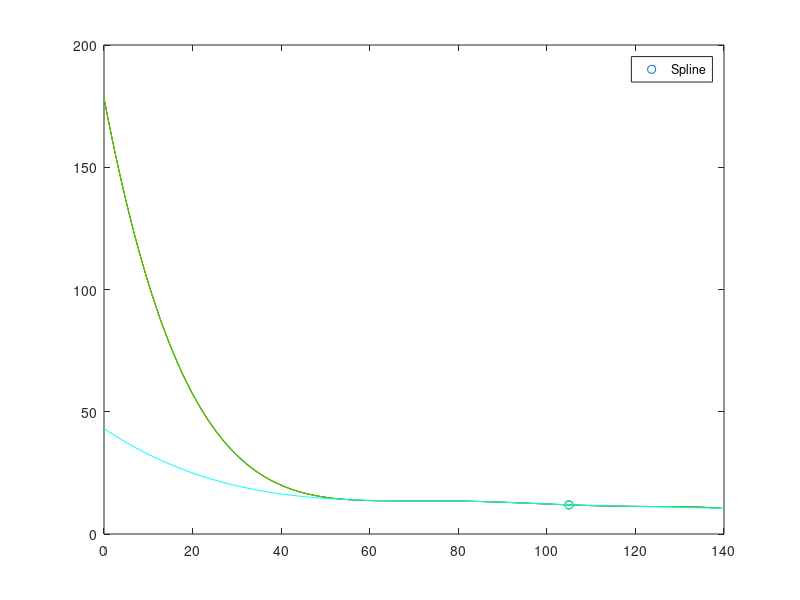

This figure's MATLAB source:
% Dados do problema
velocidade = [55 70 85 100 120 140];
consumo = [14.08 13.56 13.28 12.27 11.30 10.4];
xAxis = [0 : 140];
x = 105
% polinômio interpolador
function a = Polinomial(px, py)
  n = length(px);
  for i = 1 : n
    for j = 1 : n
      M(i, j) = px(i) ^ (j-1);
    end
  end
  a = EliminacaoGauss(M, py);
end

function x = EliminacaoGauss(A, b)
  r = size(A)(1);
  o = [1:r];
  for k = 1 : r-1
    o = PivotamentoParcial(A, k, o);
    for i=k+1 : r
      mul = A(o(i),k) / A(o(k), k);
      A(o(i), :) = A(o(i), :) - mul * A(o(k), :) ;
      b(o(i)) = b(o(i)) - mul * b(o(k));
    end
  end
  x = RetroSubSuperior(A, b, o);
end


function r = PivotamentoParcial (A, k, o)
  r = size(A);
  maior = abs(A(o(k), k));
  pivo = k;
  for i = k + 1 : r
    if abs(A(o(i), k)) > maior
      maior = abs(A(o(i), k));
      pivo = i;
    end
  end
  if pivo > k
    aux=o(pivo);
    o(pivo)=o(k);
    o(k)=aux;
  end
  r = o;
end

function x = RetroSubSuperior(A, b, o)
  n = size(A)(1);
  x = zeros(n, 1);
  x(n) = b(o(n)) / A(o(n),n);
  for i = n - 1 : -1 : 1
    j =  i + 1;
    soma = A(o(i), j : n) * x(j : n);
    x(i) = (b(o(i)) - soma) / A(o(i), i);
  end
end

% Resolve polinomio de grau n com coeficientes a para x
function y = Poli(a, x)
  n = length(x);
  for k = 1 : n
    y(k) = 0;
    for i = 1 : length(a)
      y(k) += a(i) * (x(k) ^ (i-1));
    end
  end
end
% Lagrange
function y = Lagrange (px, py, x)
  n = length(px);
  L = ones(n, length(x));
  y = 0;
  for i = 1 : n
    for j = 1 : n
      if j ~= i
        L(i,:) = L(i,:) .* (x - px(j)) / (px(i) - px(j));
      end
    end
    y += py(i) * L(i, :);
  end
end

%  Diferenças Divididas de Newton
function y = DivDiffs(px, py, x)
  n = length(px);
  M = zeros(n, n);
  M(:, 1) = py';
  for i = 2 : n
    for j = 2 : i
      M(i, j) = (M(i, j - 1) - M(i - 1, j - 1)) / (px(i) - px(i - j + 1));
    end
  end
  y = 0;
  for k = 1 : n
      p = M(k, k);
      for j = 1 : k-1
        p = p .* (x - px(j));
      end
      y += p;
  end
end
% Graficos

grid

a = Polinomial(velocidade, consumo);
y = Poli(a, x);
disp('Usando Polinômio interpolador f(x):'); disp(y);
plot(x, y, 'o');
hold on

p = plot(xAxis, Poli(a, xAxis));
legend(p, 'Polinômio interpolador');
hold on

y = Lagrange(velocidade, consumo, x);
disp('Usando Lagrange f(x):'); disp(y);
plot(x, y, 'or');
hold on

plot(xAxis, Lagrange(velocidade, consumo, xAxis), 'r');
legend('Lagrange');
hold on

y = DivDiffs(velocidade, consumo, x);
disp('Usando Diferenças Divididas de Newton f(x):'); disp(y);

plot(x, y, 'og');
hold on

plot(xAxis, DivDiffs(velocidade, consumo, xAxis), 'g');
legend('Diferenças Divididas de Newton');
hold on

y = spline(velocidade, consumo, x);
disp('Usando Spline f(x):'); disp(y);
plot(x, y, 'oc');
hold on

plot(xAxis, spline(velocidade, consumo, xAxis), 'c');
legend('Spline');
hold on
